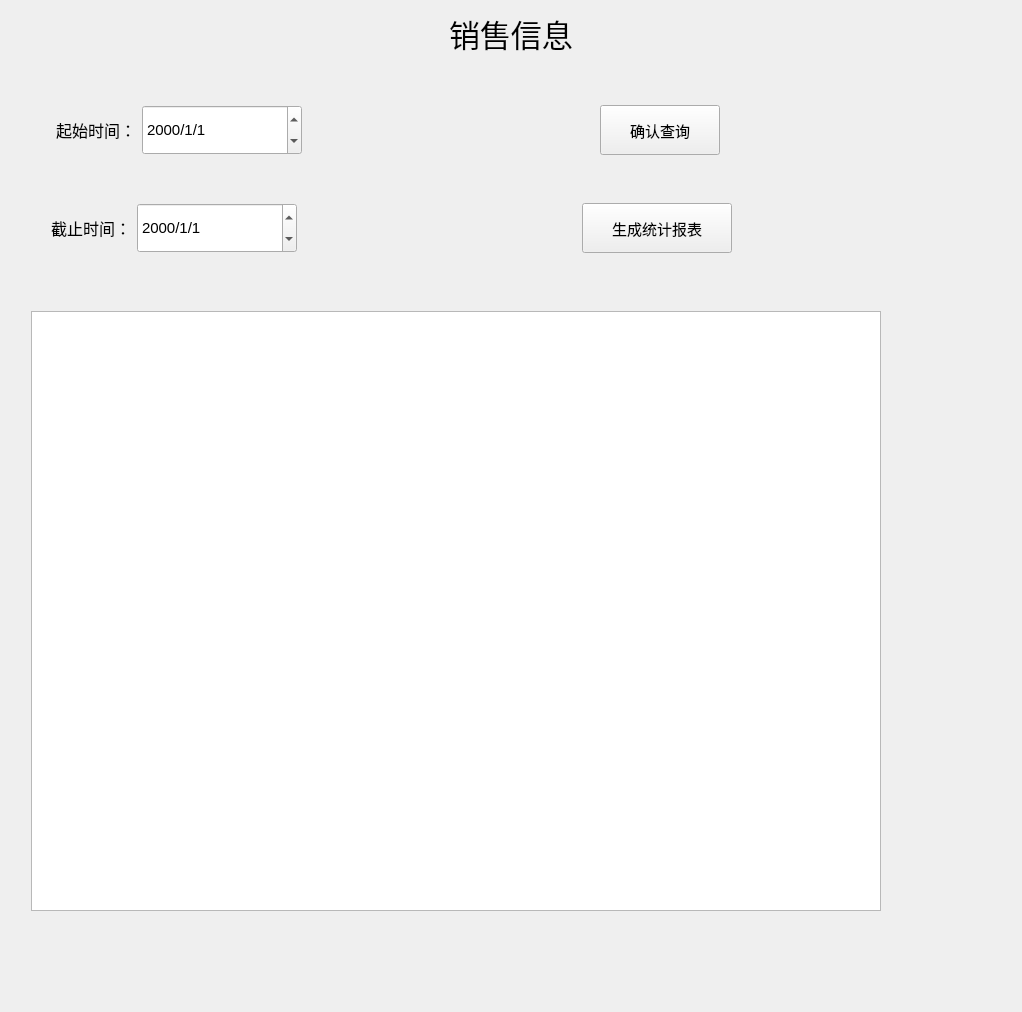
      <widget class="QWidget" name="sell_info_page">
       <layout class="QVBoxLayout" name="verticalLayout_14" stretch="1,1,2,1,2,1,5">
        <item>
         <layout class="QHBoxLayout" name="horizontalLayout_19">
          <item>
           <spacer name="horizontalSpacer_18">
            <property name="orientation">
             <enum>Qt::Horizontal</enum>
            </property>
            <property name="sizeHint" stdset="0">
             <size>
              <width>40</width>
              <height>20</height>
             </size>
            </property>
           </spacer>
          </item>
          <item>
           <widget class="QLabel" name="titlelabel_2">
            <property name="font">
             <font>
              <family>华文楷体</family>
              <pointsize>23</pointsize>
             </font>
            </property>
            <property name="text">
             <string>销售信息</string>
            </property>
           </widget>
          </item>
          <item>
           <spacer name="horizontalSpacer_19">
            <property name="orientation">
             <enum>Qt::Horizontal</enum>
            </property>
            <property name="sizeHint" stdset="0">
             <size>
              <width>40</width>
              <height>20</height>
             </size>
            </property>
           </spacer>
          </item>
         </layout>
        </item>
        <item>
         <spacer name="verticalSpacer_22">
          <property name="orientation">
           <enum>Qt::Vertical</enum>
          </property>
          <property name="sizeHint" stdset="0">
           <size>
            <width>20</width>
            <height>42</height>
           </size>
          </property>
         </spacer>
        </item>
        <item>
         <layout class="QHBoxLayout" name="horizontalLayout_21">
          <item>
           <layout class="QHBoxLayout" name="horizontalLayout_20">
            <item>
             <spacer name="horizontalSpacer_24">
              <property name="orientation">
               <enum>Qt::Horizontal</enum>
              </property>
              <property name="sizeHint" stdset="0">
               <size>
                <width>40</width>
                <height>20</height>
               </size>
              </property>
             </spacer>
            </item>
            <item>
             <widget class="QLabel" name="startTimelabel_2">
              <property name="font">
               <font>
                <pointsize>12</pointsize>
               </font>
              </property>
              <property name="text">
               <string>起始时间：</string>
              </property>
             </widget>
            </item>
            <item>
             <widget class="QDateTimeEdit" name="startTimeEdit_2">
              <property name="minimumSize">
               <size>
                <width>160</width>
                <height>50</height>
               </size>
              </property>
              <property name="font">
               <font>
                <pointsize>11</pointsize>
               </font>
              </property>
              <property name="displayFormat">
               <string>yyyy/M/d </string>
              </property>
             </widget>
            </item>
           </layout>
          </item>
          <item>
           <spacer name="horizontalSpacer_20">
            <property name="orientation">
             <enum>Qt::Horizontal</enum>
            </property>
            <property name="sizeHint" stdset="0">
             <size>
              <width>40</width>
              <height>20</height>
             </size>
            </property>
           </spacer>
          </item>
          <item>
           <widget class="QPushButton" name="sell_ok_button">
            <property name="minimumSize">
             <size>
              <width>120</width>
              <height>50</height>
             </size>
            </property>
            <property name="font">
             <font>
              <pointsize>11</pointsize>
             </font>
            </property>
            <property name="text">
             <string>确认查询</string>
            </property>
           </widget>
          </item>
          <item>
           <spacer name="horizontalSpacer_22">
            <property name="orientation">
             <enum>Qt::Horizontal</enum>
            </property>
            <property name="sizeHint" stdset="0">
             <size>
              <width>40</width>
              <height>20</height>
             </size>
            </property>
           </spacer>
          </item>
         </layout>
        </item>
        <item>
         <spacer name="verticalSpacer_21">
          <property name="orientation">
           <enum>Qt::Vertical</enum>
          </property>
          <property name="sizeHint" stdset="0">
           <size>
            <width>20</width>
            <height>42</height>
           </size>
          </property>
         </spacer>
        </item>
        <item>
         <layout class="QHBoxLayout" name="horizontalLayout_23">
          <item>
           <layout class="QHBoxLayout" name="horizontalLayout_22">
            <item>
             <spacer name="horizontalSpacer_25">
              <property name="orientation">
               <enum>Qt::Horizontal</enum>
              </property>
              <property name="sizeHint" stdset="0">
               <size>
                <width>40</width>
                <height>20</height>
               </size>
              </property>
             </spacer>
            </item>
            <item>
             <widget class="QLabel" name="endTimelabel_2">
              <property name="font">
               <font>
                <pointsize>12</pointsize>
               </font>
              </property>
              <property name="text">
               <string>截止时间：</string>
              </property>
             </widget>
            </item>
            <item>
             <widget class="QDateTimeEdit" name="endTimeEdit_2">
              <property name="minimumSize">
               <size>
                <width>160</width>
                <height>50</height>
               </size>
              </property>
              <property name="font">
               <font>
                <pointsize>11</pointsize>
               </font>
              </property>
              <property name="displayFormat">
               <string>yyyy/M/d</string>
              </property>
             </widget>
            </item>
           </layout>
          </item>
          <item>
           <spacer name="horizontalSpacer_21">
            <property name="orientation">
             <enum>Qt::Horizontal</enum>
            </property>
            <property name="sizeHint" stdset="0">
             <size>
              <width>40</width>
              <height>20</height>
             </size>
            </property>
           </spacer>
          </item>
          <item>
           <widget class="QPushButton" name="sell_sta_button">
            <property name="minimumSize">
             <size>
              <width>150</width>
              <height>50</height>
             </size>
            </property>
            <property name="font">
             <font>
              <pointsize>11</pointsize>
             </font>
            </property>
            <property name="text">
             <string>生成统计报表</string>
            </property>
           </widget>
          </item>
          <item>
           <spacer name="horizontalSpacer_23">
            <property name="orientation">
             <enum>Qt::Horizontal</enum>
            </property>
            <property name="sizeType">
             <enum>QSizePolicy::Expanding</enum>
            </property>
            <property name="sizeHint" stdset="0">
             <size>
              <width>40</width>
              <height>20</height>
             </size>
            </property>
           </spacer>
          </item>
         </layout>
        </item>
        <item>
         <spacer name="verticalSpacer_18">
          <property name="orientation">
           <enum>Qt::Vertical</enum>
          </property>
          <property name="sizeHint" stdset="0">
           <size>
            <width>20</width>
            <height>42</height>
           </size>
          </property>
         </spacer>
        </item>
        <item>
         <widget class="QWidget" name="sta_show_widget" native="true">
          <property name="minimumSize">
           <size>
            <width>1000</width>
            <height>700</height>
           </size>
          </property>
          <widget class="QTextBrowser" name="textBrowser">
           <property name="geometry">
            <rect>
             <x>20</x>
             <y>10</y>
             <width>850</width>
             <height>600</height>
            </rect>
           </property>
           <property name="sizePolicy">
            <sizepolicy hsizetype="Fixed" vsizetype="Expanding">
             <horstretch>0</horstretch>
             <verstretch>0</verstretch>
            </sizepolicy>
           </property>
           <property name="minimumSize">
            <size>
             <width>850</width>
             <height>600</height>
            </size>
           </property>
           <property name="maximumSize">
            <size>
             <width>850</width>
             <height>16777215</height>
            </size>
           </property>
           <property name="font">
            <font>
             <pointsize>10</pointsize>
            </font>
           </property>
          </widget>
         </widget>
        </item>
       </layout>
      </widget>
